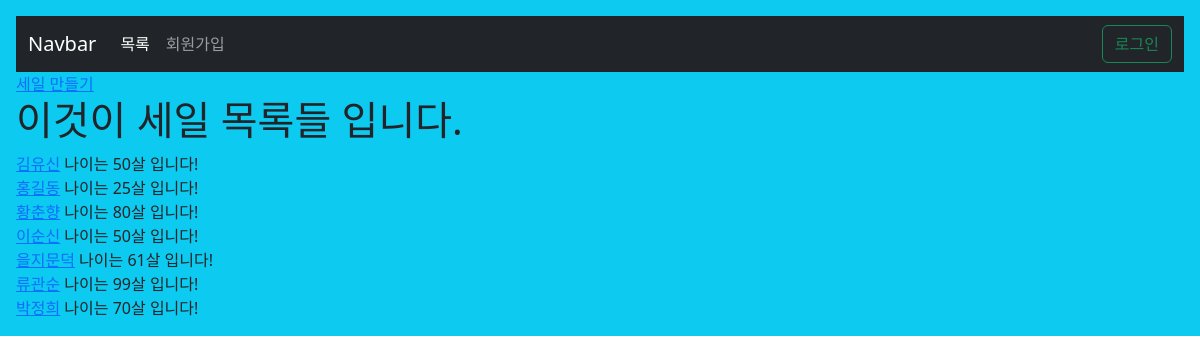
Before: /홈페이지/ with the older database file.
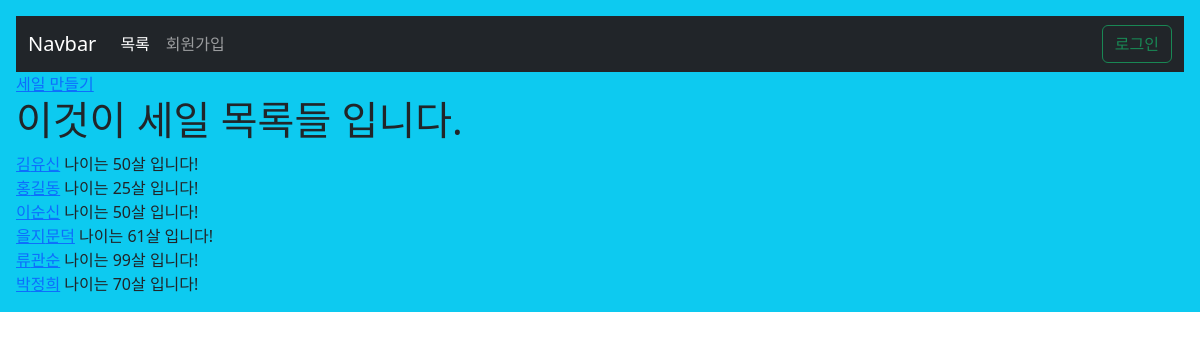
After: the same page with the newer database file.
### sales/models.py (models this page shows, shortened)
class Sale(models.Model):
    first_name = models.CharField(max_length=30)  # 첫번째 이름
    last_name = models.CharField(max_length=30)  # 마지막 이름
    age = models.IntegerField(default=0)  # 나이
    person = models.ForeignKey("Person", on_delete=models.CASCADE)

### sales/views.py (called while the page is built)
def 세일목록(request):  # 함수명을 세일목록 으로 했다.
    사람 = Sale.objects.all()  # Sale에 있는 모든 객체를 가져와서 사람 변수에 담는다.
    context = {    # 딕셔너리형태의 "사람키": 사람 을 context변수에 담는다.
        "사람키": 사람
    }
    return render(request, "newfolder/세일목록.html", context)

### sales/templates/newfolder/세일목록.html
{% extends 'base.html' %} {% block content %}
<a href="{% url '홈페이지:생성' %}">세일 만들기</a>
<h1>이것이 세일 목록들 입니다.</h1>
{% for 인간 in 사람키%}
<div class="세일">
  <a href="{% url '홈페이지:상세' 인간.pk %}"
    >{{인간.last_name}}{{인간.first_name}}</a
  >
  나이는 {{인간.age}}살 입니다!
</div>
{%endfor%} {% endblock content %}

### templates/base.html (shortened to what this page needs)
<!DOCTYPE html>
<html lang="ko">
  <head>
    <link href="https://cdn.jsdelivr.net/npm/bootstrap@5.2.2/dist/css/bootstrap.min.css" rel="stylesheet">
  </head>
  <body>
    <div class = "p-3 mb-2 bg-info text-dark">
    {% include "메뉴.html" %}
    {% block content %}
    {% endblock content %}
    </div>
  </body>
</html>

### templates/메뉴.html (shortened to what this page needs)
<nav class="navbar navbar-expand-lg navbar-dark bg-dark">
    <div class="container-fluid">
      <a class="navbar-brand" href="#">Navbar</a>
      <div class="collapse navbar-collapse" id="navbarTogglerDemo03">
        <ul class="navbar-nav me-auto mb-2 mb-lg-0">
          <li class="nav-item">
            <a href="{% url '홈페이지:목록' %}" class="nav-link active" aria-current="page" href="#">목록</a>
          </li>
          {% if not request.user.is_authenticated %}
          <li class="nav-item">
            <a class="nav-link" href="{% url '가입' %}">회원가입</a>
          {% endif %}
          </li>
          {% if request.user.is_authenticated %}
          {{request.user.username}}님이 로그인되었습니다.
        <form class="d-flex">  # 로그인되었다고하면 로그아웃버튼이 자동생성되게함.
           <a href="{% url '록아웃' %}" class="btn btn-outline-success" type="submit">로그아웃</a>
        </form>
          {% else %}
        </ul>
        <form class="d-flex">
          <a href="{% url '로긴' %}" class="btn btn-outline-success" type="submit">로그인</a>
        </form>
          {% endif %}
      </div>
    </div>
  </nav>

Changed rows visible on the page:
removed Sale: last_name "황", first_name "춘향", age "80"
